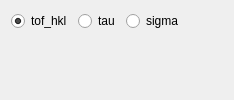
                   <widget class="QWidget" name="tab_10">
                    <attribute name="title">
                     <string>Graph</string>
                    </attribute>
                    <layout class="QVBoxLayout" name="verticalLayout_20">
                     <item>
                      <layout class="QHBoxLayout" name="horizontalLayout_17">
                       <item>
                        <widget class="QRadioButton" name="kropff_tof_hkl_radioButton">
                         <property name="text">
                          <string>tof_hkl</string>
                         </property>
                         <property name="checked">
                          <bool>true</bool>
                         </property>
                        </widget>
                       </item>
                       <item>
                        <widget class="QRadioButton" name="kropff_tau_radioButton">
                         <property name="text">
                          <string>tau</string>
                         </property>
                        </widget>
                       </item>
                       <item>
                        <widget class="QRadioButton" name="kropff_sigma_radioButton">
                         <property name="text">
                          <string>sigma</string>
                         </property>
                        </widget>
                       </item>
                       <item>
                        <spacer name="horizontalSpacer_17">
                         <property name="orientation">
                          <enum>Qt::Horizontal</enum>
                         </property>
                         <property name="sizeHint" stdset="0">
                          <size>
                           <width>40</width>
                           <height>20</height>
                          </size>
                         </property>
                        </spacer>
                       </item>
                      </layout>
                     </item>
                     <item>
                      <widget class="QWidget" name="bragg_peak_widget" native="true">
                       <property name="sizePolicy">
                        <sizepolicy hsizetype="Preferred" vsizetype="Expanding">
                         <horstretch>0</horstretch>
                         <verstretch>0</verstretch>
                        </sizepolicy>
                       </property>
                      </widget>
                     </item>
                    </layout>
                   </widget>
